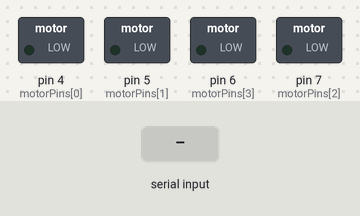
The sketch below on a simulated Arduino Uno, built with avr-gcc and run on an emulated ATmega328P. Shown: switched loads named in the sketch (green lamp = pin HIGH). The inputs (shaded band) are chosen by the test bench.

Above: at 1.2 s.
1.3 s: "90,45\n" received over Serial
At 1.7 s:
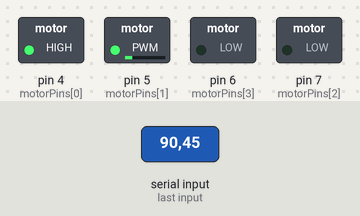
2.8 s: "30,150\n" received over Serial
At 4.0 s:
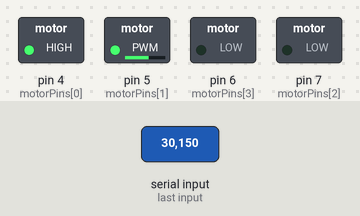
4.3 s: "0\n" received over Serial
At 5.2 s:
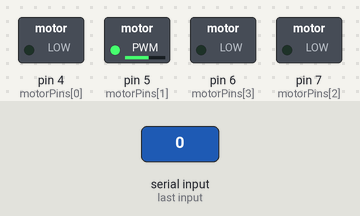
5.8 s: "2\n" received over Serial
At 6.3 s:
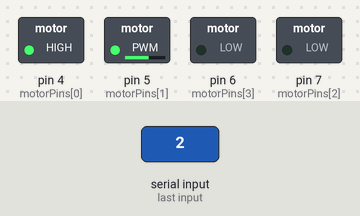
Timing chart, 0 to 8.3 s (numbered marks = the images above; inputs shaded):
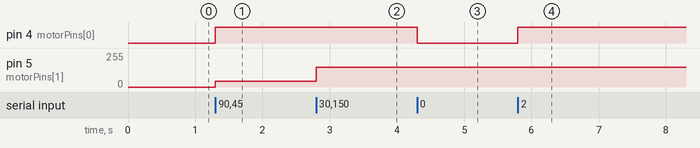

Measured:
- after the input at 1.3 s, pin 4 (motorPins[0]): LOW → HIGH at once; pin 5 (motorPins[1]): 0/255 → 45/255 at once
- after the input at 2.8 s, pin 5 (motorPins[1]): 45/255 → 150/255 at once
- after the input at 4.3 s, pin 4 (motorPins[0]): HIGH → LOW at once
- after the input at 5.8 s, pin 4 (motorPins[0]): LOW → HIGH at once

The sketch:

BluetoothRobotArduino.pde
```cpp
const int fields = 4; // how many fields are there? right now 4
int motorPins[] = {4,5,7,6}; // Motor Pins
int index = 0; // the current field being received
int values[fields]; // array holding values for all the fields


void setup()
{
  Serial.begin(115200); // Initialize serial port to send and receive at 9600 baud

  for (int i; i <= 3; i++)        // set LED pinMode to output
  {
    pinMode(motorPins[i], OUTPUT);
    digitalWrite(motorPins[i], LOW);
  }
}

void loop()
{


  if( Serial.available())
  {
    char ch = Serial.read();

    if(ch >= '0' && ch <= '9') // If the value is a number 0 to 9
    {
      // add to the value array
      values[index] = (values[index] * 10) + (ch - '0');
    }
    else if (ch == ',') // if it is a comma
    {
      if(index < fields -1) // If index is less than 4 - 1...
        index++; // increment index
    }
    else
    {

      for(int i=0; i <= index; i++)
      {
        if (i == 0 || i == 2)  // If the index is equal to 0 or 2
        {
          digitalWrite(motorPins[i], values[i]); // Write to the digital pin 1 or 0
          // depending what is sent to the arduino.
        }


        if (i == 1 || i == 3) // If the index is equale to 1 or 3
        {
          analogWrite(motorPins[i], values[i]);  // Write to the PWM pins a number between
          // 0 and 255 or what the person has enter
          // in the serial monitor.
        }

        values[i] = 0; // set values equal to 0

      }

      index = 0;
      Serial.flush();
    }

  }

}
```
